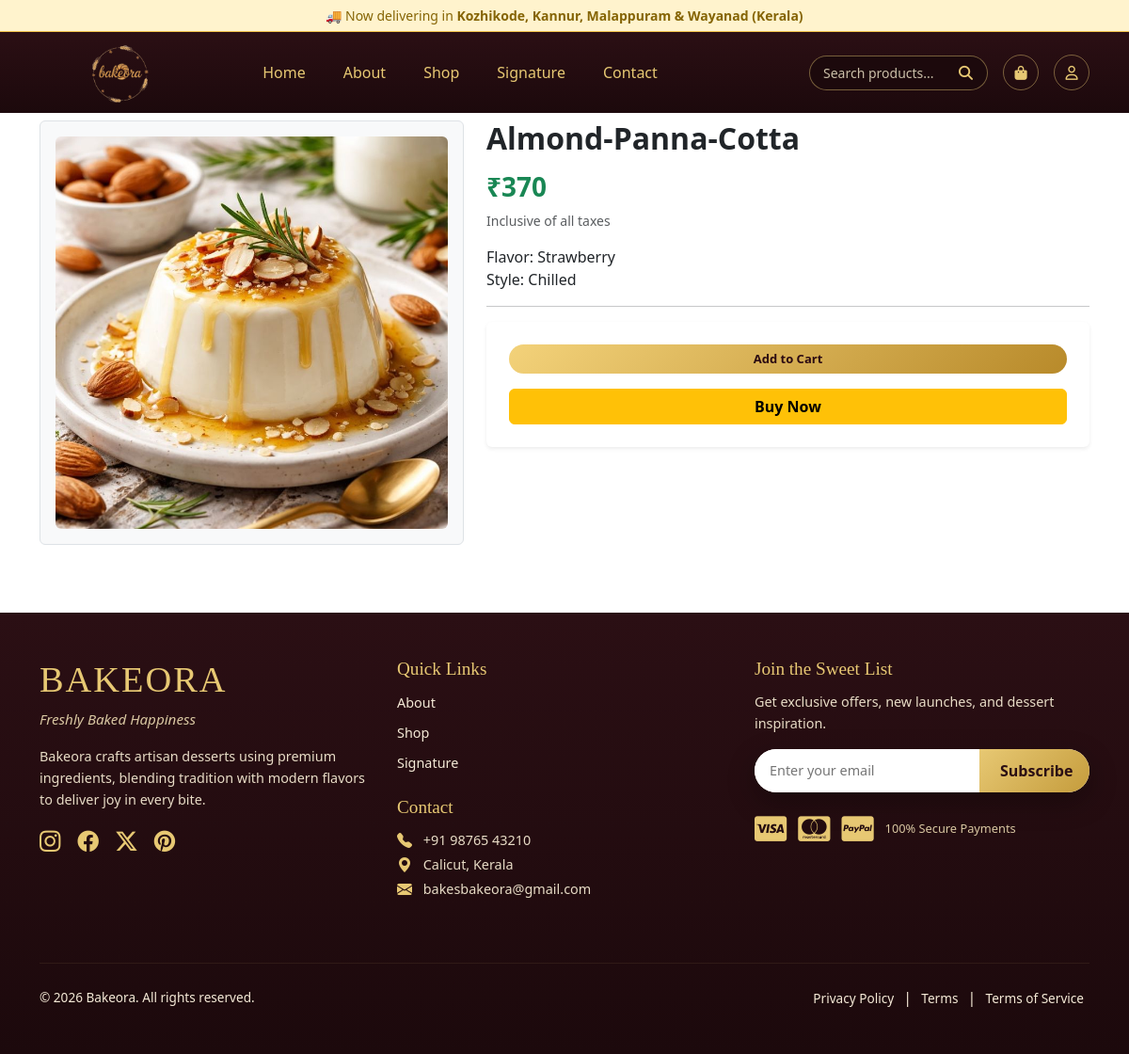
Page /puddings/1/ on the committed database.
### products/models.py (models this page shows, shortened)
class Pudding(models.Model):
    STYLE_CHOICES = [
        ('warm', 'Warm'),
        ('chilled', 'Chilled'),
        ('vegan', 'Vegan'),
    ]
    TAG_COLOR_CHOICES = [
        ('default', 'Default'),
        ('green', 'Green'),
        ('vegan', 'Vegan'),
    ]
    FLAVOR_CHOICES = [
        ('chocolate', 'Chocolate'),
        ('vanilla', 'Vanilla'),
        ('fruit', 'Fruit'),
        ('pistachio', 'Pistachio'),
        ('strawberry', 'Strawberry'),
        ('mango', 'Mango'),
        ('butter','Butter')
    ]
    name = models.CharField(max_length=150)
    image = models.ImageField(upload_to='puddings/')
    price = models.IntegerField()
    flavor = models.CharField(
        max_length=50,
        choices=FLAVOR_CHOICES,
        blank=True,
        null=True
    )
    style = models.CharField(
        max_length=20,
        choices=STYLE_CHOICES,
        default='chilled'
    )
    tag_text = models.CharField(
        max_length=50,
        blank=True,
        null=True
    )
    tag_color = models.CharField(
        max_length=20,
        choices=TAG_COLOR_CHOICES,
        default='default'
    )

### products/views.py (the view)
# urls.py: path('puddings/<int:id>/', views.pudding_detail, name='pudding_detail'),
def pudding_detail(request, id):
    pudding = get_object_or_404(Pudding, id=id)
    ps = ProductSearch.objects.filter(
        product_type="pudding",
        product_id=id
    ).first()
    return render(request, "pudding_detail.html", {
        "pudding": pudding,
        "ps": ps
    })

### accounts/context_processors.py (called while the page is built)
def notification_count(request):
    if request.user.is_authenticated:
        count = Notifications.objects.filter(
            user=request.user,
            is_read=False
        ).count()
        return {"unread_notifications_count": count}
    return {}

### ecommerce/context_processors.py (called while the page is built, shortened)
def cart_count(request):
    session_cart = request.session.get("cart", {})
    count = sum(item["quantity"] for item in session_cart.values())
    return {"cart_count": count}

### ecommerce/templates/pudding_detail.html (shortened to what this page needs)
{% extends "master.html" %}
{% block content %}
<section class="container py-5">
  <div class="row align-items-start">
    <div class="col-md-5 mb-4 text-center">
      <div class="border rounded p-3 bg-light">
        <img src="{{ pudding.image.url }}"
             class="img-fluid rounded"
             style="max-height: 500px; object-fit: contain;"
             alt="{{ pudding.name }}">
      </div>
    </div>
    <div class="col-md-7">
      <h2 class="fw-bold mb-3">{{ pudding.name }}</h2>
      <h3 class="text-success fw-bold mb-2">
        ₹{{ pudding.price }}
      </h3>
      <p class="text-muted small">Inclusive of all taxes</p>
      <p class="mt-3">
        Flavor: {{ pudding.get_flavor_display }} <br>
        Style: {{ pudding.get_style_display }}
      </p>
      <hr>
      <div class="card shadow-sm p-4 mt-3">
        {% if ps %}
        <button class="btn btn-outline-dark w-100 mb-3 add-to-cart-btn"
                data-url="{% url 'add_to_cart' ps.id %}">
          Add to Cart
        </button>
        {% else %}
        <p class="text-danger">Cart unavailable</p>
        {% endif %}
        <a href="{% url 'buy_now' 'pudding' pudding.id %}"
           class="btn btn-warning w-100 fw-bold">
          Buy Now
        </a>
      </div>
    </div>
  </div>
</section>
{% endblock %}

### ecommerce/static/css/style.css (style rules this page uses)
html { scroll-behavior: smooth; }
body { padding-top: 80px; margin: 0; }
.card { border: none; box-shadow: 0 5px 15px rgba(0, 0, 0, 0.05); transition: transform 0.3s ease; }

### ecommerce/static/css/items.css (style rules this page uses)
.add-to-cart-btn { background: linear-gradient(135deg, #f3d27a, #b88a2a); color: #2b0a12; border: none; border-radius: 999px; padding: 6px 14px; font-size: 13px; font-weight: 600; transition: .25s; }

### rows in the picture
Pudding: image (picture), name "Almond-Panna-Cotta", price "370", flavor "Strawberry", style "Chilled"
